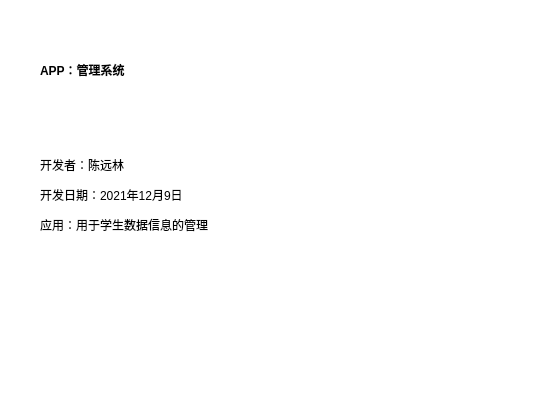
<?xml version="1.0" encoding="UTF-8"?>
<ui version="4.0">
 <class>guanyu</class>
 <widget class="QMainWindow" name="guanyu">
  <property name="geometry">
   <rect>
    <x>0</x>
    <y>0</y>
    <width>556</width>
    <height>396</height>
   </rect>
  </property>
  <property name="windowTitle">
   <string>MainWindow</string>
  </property>
  <property name="styleSheet">
   <string notr="true">background-color: rgb(255, 255, 255);</string>
  </property>
  <widget class="QWidget" name="centralwidget">
   <widget class="QLabel" name="label">
    <property name="geometry">
     <rect>
      <x>40</x>
      <y>40</y>
      <width>171</width>
      <height>61</height>
     </rect>
    </property>
    <property name="styleSheet">
     <string notr="true">font: 75 15pt &quot;Waree&quot;;</string>
    </property>
    <property name="text">
     <string>&lt;html&gt;&lt;head/&gt;&lt;body&gt;&lt;p&gt;&lt;span style=&quot; font-weight:600;&quot;&gt;APP：管理系统&lt;/span&gt;&lt;/p&gt;&lt;/body&gt;&lt;/html&gt;</string>
    </property>
   </widget>
   <widget class="QLabel" name="label_2">
    <property name="geometry">
     <rect>
      <x>40</x>
      <y>100</y>
      <width>231</width>
      <height>191</height>
     </rect>
    </property>
    <property name="text">
     <string>&lt;html&gt;&lt;head/&gt;&lt;body&gt;&lt;p&gt;开发者：陈远林&lt;/p&gt;&lt;p&gt;开发日期：2021年12月9日&lt;/p&gt;&lt;p&gt;应用：用于学生数据信息的管理&lt;/p&gt;&lt;/body&gt;&lt;/html&gt;</string>
    </property>
   </widget>
   <widget class="QLabel" name="label_3">
    <property name="geometry">
     <rect>
      <x>280</x>
      <y>30</y>
      <width>181</width>
      <height>181</height>
     </rect>
    </property>
    <property name="text">
     <string/>
    </property>
    <property name="pixmap">
     <pixmap>../logo.png</pixmap>
    </property>
   </widget>
  </widget>
 </widget>
 <resources/>
 <connections/>
</ui>
